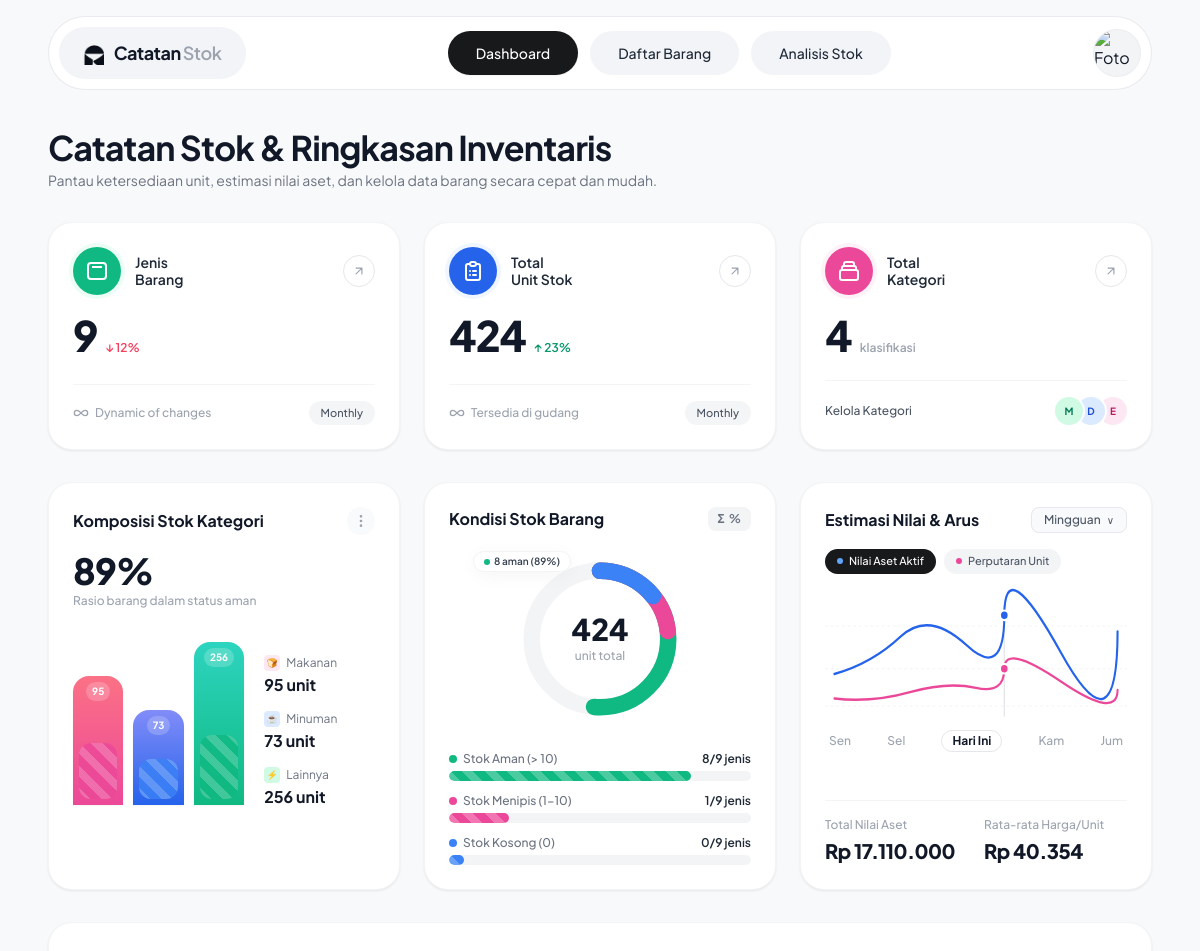
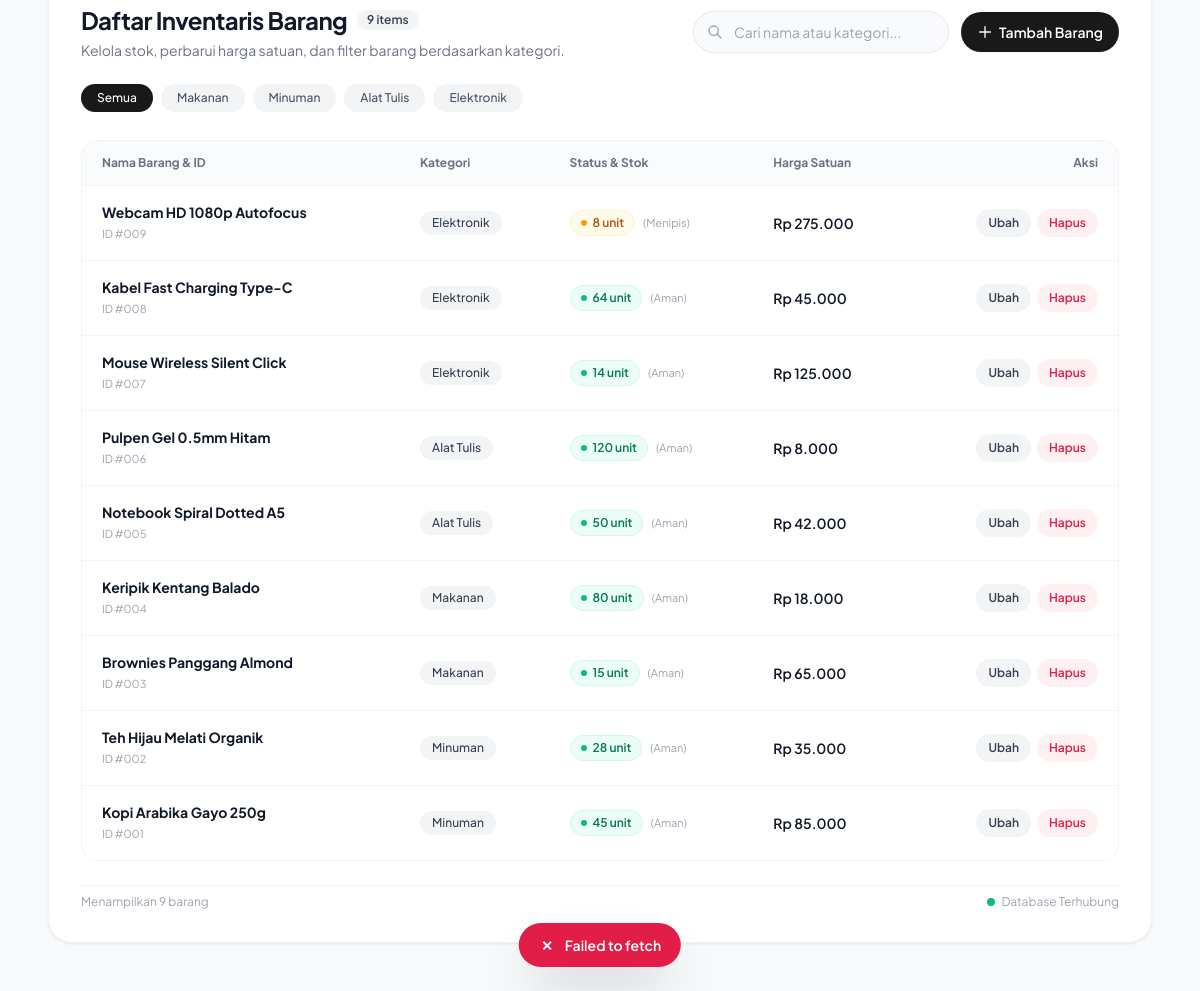
The page / on the database its author committed (2 pictures, top to bottom).
### tables this page shows
CREATE TABLE `items` (
  `id` int(10) unsigned NOT NULL AUTO_INCREMENT,
  `name` varchar(100) NOT NULL COMMENT 'Nama barang',
  `category` varchar(60) NOT NULL COMMENT 'Kategori barang',
  `stock` int(10) unsigned NOT NULL DEFAULT 0 COMMENT 'Jumlah unit stok tersedia',
  `price` bigint(20) unsigned NOT NULL DEFAULT 0 COMMENT 'Harga satuan per unit dalam Rupiah',
  `created_at` timestamp NOT NULL DEFAULT current_timestamp() COMMENT 'Waktu penambahan',
  `updated_at` timestamp NOT NULL DEFAULT current_timestamp() ON UPDATE current_timestamp() COMMENT 'Waktu terakhir diubah',
  PRIMARY KEY (`id`),
  KEY `idx_name` (`name`),
  KEY `idx_category` (`category`)
);

### index.php (called while the page is built, shortened)
<?php
$pdo = getDatabaseConnection();
$items = [];
if ($pdo) {
    try {
        $stmt = $pdo->query('SELECT id, name, category, stock, price, created_at, updated_at FROM items ORDER BY id DESC');
        $items = $stmt->fetchAll() ?: [];
    } catch (PDOException $e) {
        error_log('Gagal memuat data awal index.php: ' . $e->getMessage());
    }
}
require_once __DIR__ . '/includes/header.php';
require_once __DIR__ . '/includes/navbar.php';
require_once __DIR__ . '/includes/title_bar.php';
require_once __DIR__ . '/includes/stat_cards.php';
require_once __DIR__ . '/includes/overview_cards.php';
require_once __DIR__ . '/includes/inventory_table.php';
require_once __DIR__ . '/includes/footer.php';

### includes/inventory_table.php (the view, shortened to what this page needs)
<section id="inventory-section" class="bg-white rounded-3xl p-6 sm:p-8 border border-gray-100 shadow-card flex flex-col gap-6">
    <div class="flex flex-col md:flex-row md:items-center justify-between gap-4">
        <div>
            <div class="flex items-center gap-2.5">
                <h2 class="text-xl sm:text-2xl font-bold text-gray-900 tracking-tight">Daftar Inventaris Barang</h2>
                <span id="badge-total-items" class="bg-gray-100 text-gray-700 text-xs font-semibold px-2.5 py-0.5 rounded-full">
                    <?= count($items ?? []) ?> items
                </span>
            </div>
            <p class="text-xs sm:text-sm text-gray-500 mt-1">
                Kelola stok, perbarui harga satuan, dan filter barang berdasarkan kategori.
            </p>
        </div>
        <div class="flex flex-wrap items-center gap-3">
            <div class="relative flex-1 sm:w-64">
                <span class="absolute inset-y-0 left-0 flex items-center pl-3.5 pointer-events-none text-gray-400">
                </span>
                <input type="search"
                       id="search-input"
                       placeholder="Cari nama atau kategori..."
                       autocomplete="off"
                       class="w-full pl-10 pr-4 py-2.5 bg-gray-50 hover:bg-gray-100/70 focus:bg-white text-xs sm:text-sm text-gray-800 rounded-full border border-gray-200 focus:outline-none focus:border-brand-dark transition placeholder-gray-400">
            </div>
            <button type="button"
                    id="quick-add-button"
                    class="inline-flex items-center gap-1.5 bg-brand-dark hover:bg-black text-white px-4 py-2.5 rounded-full text-xs sm:text-sm font-semibold transition active:scale-95 shadow-sm">
                <svg class="w-4 h-4 stroke-current stroke-2" fill="none" viewBox="0 0 24 24">
                    <path stroke-linecap="round" stroke-linejoin="round" d="M12 4v16m8-8H4"/>
                </svg>
                <span>Tambah Barang</span>
            </button>
        </div>
    </div>
    <div class="flex items-center gap-2 overflow-x-auto pb-1 text-xs font-medium" id="category-filters">
        <button type="button" data-category="all" class="category-filter-btn px-4 py-1.5 rounded-full bg-brand-dark text-white shadow-xs transition">
            Semua
        </button>
        <button type="button" data-category="Makanan" class="category-filter-btn px-4 py-1.5 rounded-full bg-gray-100 text-gray-600 hover:bg-gray-200 transition">
            Makanan
        </button>
        <button type="button" data-category="Minuman" class="category-filter-btn px-4 py-1.5 rounded-full bg-gray-100 text-gray-600 hover:bg-gray-200 transition">
            Minuman
        </button>
        <button type="button" data-category="Alat Tulis" class="category-filter-btn px-4 py-1.5 rounded-full bg-gray-100 text-gray-600 hover:bg-gray-200 transition">
            Alat Tulis
        </button>
        <button type="button" data-category="Elektronik" class="category-filter-btn px-4 py-1.5 rounded-full bg-gray-100 text-gray-600 hover:bg-gray-200 transition">
            Elektronik
        </button>
    </div>
    <div class="overflow-x-auto rounded-2xl border border-gray-100">
        <table class="w-full text-left border-collapse" id="crud-table">
            <thead>
                <tr class="bg-gray-50/75 border-b border-gray-100 text-xs font-semibold text-gray-500">
                    <th scope="col" class="py-3.5 px-5">Nama Barang & ID</th>
                    <th scope="col" class="py-3.5 px-4">Kategori</th>
                    <th scope="col" class="py-3.5 px-4">Status & Stok</th>
                    <th scope="col" class="py-3.5 px-4">Harga Satuan</th>
                    <th scope="col" class="py-3.5 px-5 text-right">Aksi</th>
                </tr>
            </thead>
            <tbody id="inventory-tbody" class="divide-y divide-gray-100 text-sm">
                <?php if (!empty($items)): ?>
                    <?php foreach ($items as $item): ?>
                        <?php
                            $stock = (int)$item['stock'];
                            $badgeClass = 'bg-emerald-50 text-emerald-700 border-emerald-100';
                            $statusText = 'Aman';
                            if ($stock === 0) {
                                $badgeClass = 'bg-rose-50 text-rose-700 border-rose-100';
                                $statusText = 'Habis';
                            } elseif ($stock <= 10) {
                                $badgeClass = 'bg-amber-50 text-amber-700 border-amber-100';
                                $statusText = 'Menipis';
                            }
                        ?>
                        <tr class="hover:bg-gray-50/60 transition group" data-id="<?= $item['id'] ?>" data-category="<?= htmlspecialchars($item['category']) ?>">
                            <td class="py-4 px-5">
                                <div class="font-bold text-gray-900"><?= htmlspecialchars($item['name']) ?></div>
                                <div class="text-[11px] text-gray-400 mt-0.5">ID #<?= str_pad((string)$item['id'], 3, '0', STR_PAD_LEFT) ?></div>
                            </td>
                            <td class="py-4 px-4">
                                <span class="inline-flex items-center px-3 py-1 rounded-full text-xs font-medium bg-gray-100 text-gray-700">
                                    <?= htmlspecialchars($item['category']) ?>
                                </span>
                            </td>
                            <td class="py-4 px-4">
                                <div class="flex items-center gap-2">
                                    <span class="inline-flex items-center gap-1.5 px-2.5 py-1 rounded-full text-xs font-semibold border <?= $badgeClass ?>">
                                        <span class="w-1.5 h-1.5 rounded-full <?= $stock > 10 ? 'bg-emerald-500' : ($stock > 0 ? 'bg-amber-500' : 'bg-rose-500') ?>"></span>
                                        <?= number_format($stock, 0, ',', '.') ?> unit
                                    </span>
                                    <span class="text-[11px] text-gray-400 hidden sm:inline">(<?= $statusText ?>)</span>
                                </div>
                            </td>
                            <td class="py-4 px-4 font-semibold text-gray-900">
                                Rp <?= number_format((int)$item['price'], 0, ',', '.') ?>
                            </td>
                            <td class="py-4 px-5 text-right whitespace-nowrap">
                                <div class="inline-flex items-center gap-1.5">
                                    <button type="button"
                                            class="btn-edit px-3 py-1.5 rounded-full text-xs font-semibold bg-gray-100 hover:bg-gray-200 text-gray-700 transition"
                                            data-id="<?= $item['id'] ?>">
                                        Ubah
                                    </button>
                                    <button type="button"
                                            class="btn-delete px-3 py-1.5 rounded-full text-xs font-semibold bg-rose-50 hover:bg-rose-100 text-rose-600 transition"
                                            data-id="<?= $item['id'] ?>"
                                            data-name="<?= htmlspecialchars($item['name']) ?>">
                                        Hapus
                                    </button>
                                </div>
                            </td>
                        </tr>
                    <?php endforeach; ?>
                <?php endif; ?>
            </tbody>
        </table>
    </div>
    <div class="flex items-center justify-between text-xs text-gray-400 pt-2 border-t border-gray-100">
        <span id="footer-result-count">Menampilkan <?= count($items ?? []) ?> barang</span>
        <span class="flex items-center gap-1.5">
            <span class="w-2 h-2 rounded-full bg-emerald-500"></span>
            <span>Database Terhubung</span>
        </span>
    </div>
</section>

### rows shown on the page
items: name "Webcam HD 1080p Autofocus", id "009", category "Elektronik", stock "8", stock "Menipis", price "275.000"
items: name "Kabel Fast Charging Type-C", id "008", category "Elektronik", stock "64", statusText "Aman", price "45.000"
items: name "Mouse Wireless Silent Click", id "007", category "Elektronik", stock "14", statusText "Aman", price "125.000"
items: name "Pulpen Gel 0.5mm Hitam", id "006", category "Alat Tulis", stock "120", statusText "Aman", price "8.000"
items: name "Notebook Spiral Dotted A5", id "005", category "Alat Tulis", stock "50", statusText "Aman", price "42.000"
items: name "Keripik Kentang Balado", id "004", category "Makanan", stock "80", statusText "Aman", price "18.000"
items: name "Brownies Panggang Almond", id "003", category "Makanan", stock "15", statusText "Aman", price "65.000"
items: name "Teh Hijau Melati Organik", id "002", category "Minuman", stock "28", statusText "Aman", price "35.000"
items: name "Kopi Arabika Gayo 250g", id "001", category "Minuman", stock "45", statusText "Aman", price "85.000"

### other values the page prints
$totalItemsCount "9"
$totalStockCount "424"
$totalCategories "4"
$safePercentage "89"
$stockMakanan "95"
$stockMinuman "73"
$stockLainnya "256"
$safeCount "8"
$warningCount "1"
$emptyCount "0"
$totalAssetValue "17.110.000"
$avgPrice "40.354"
count($items ?? []) "9"
